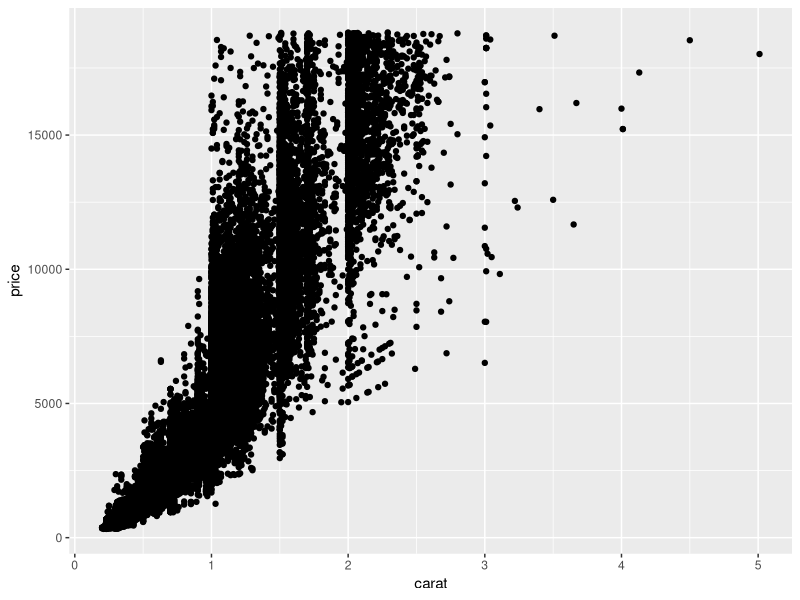
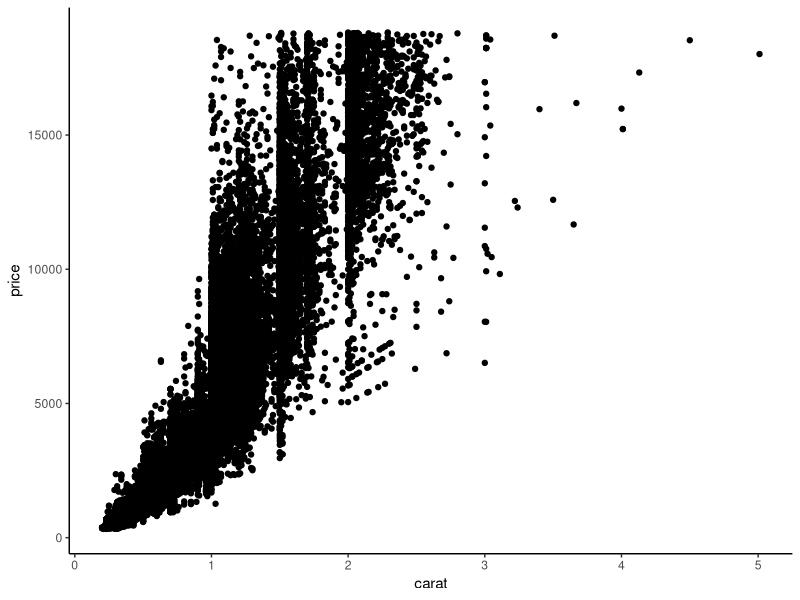
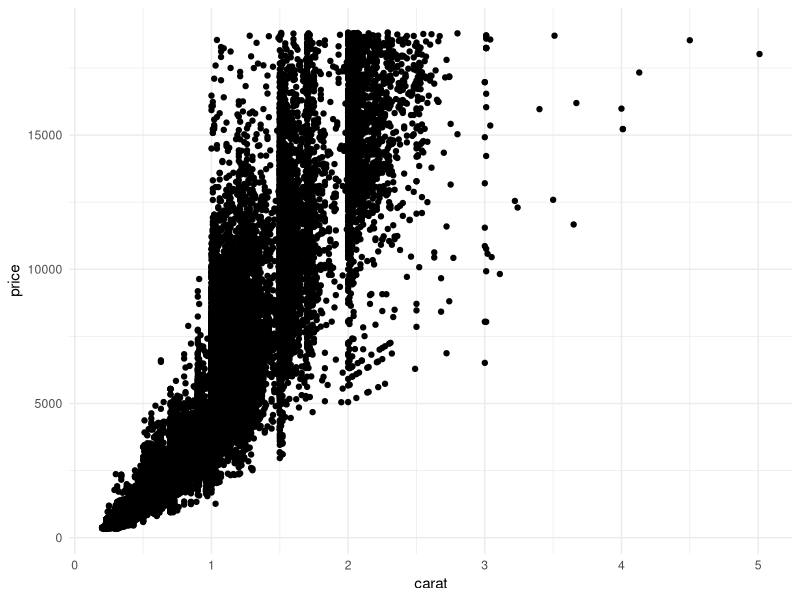
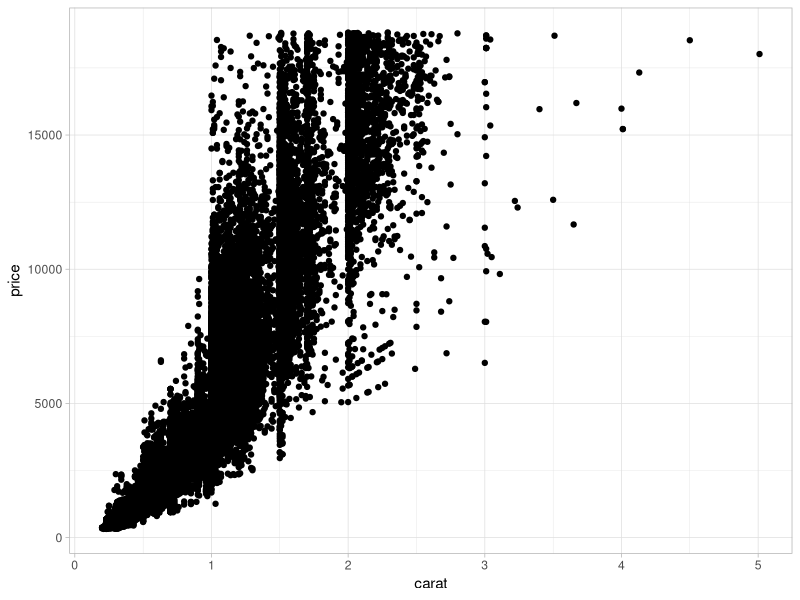
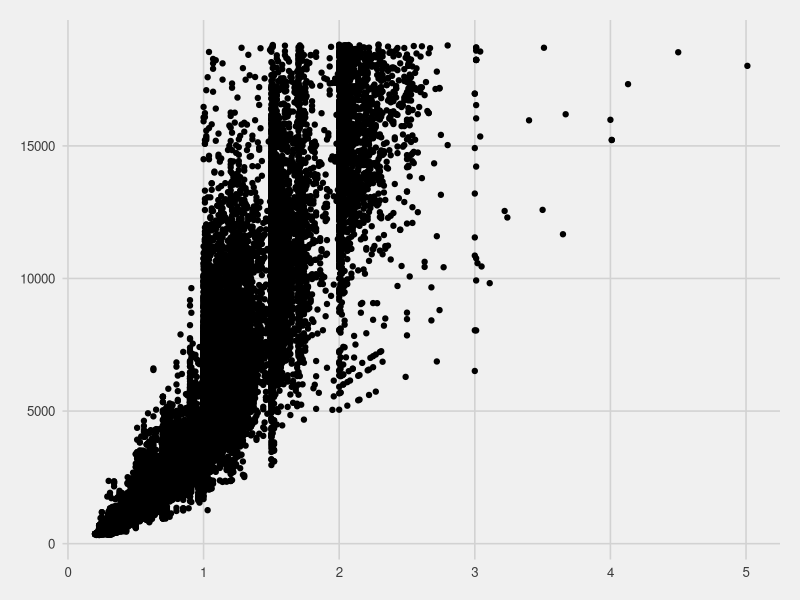
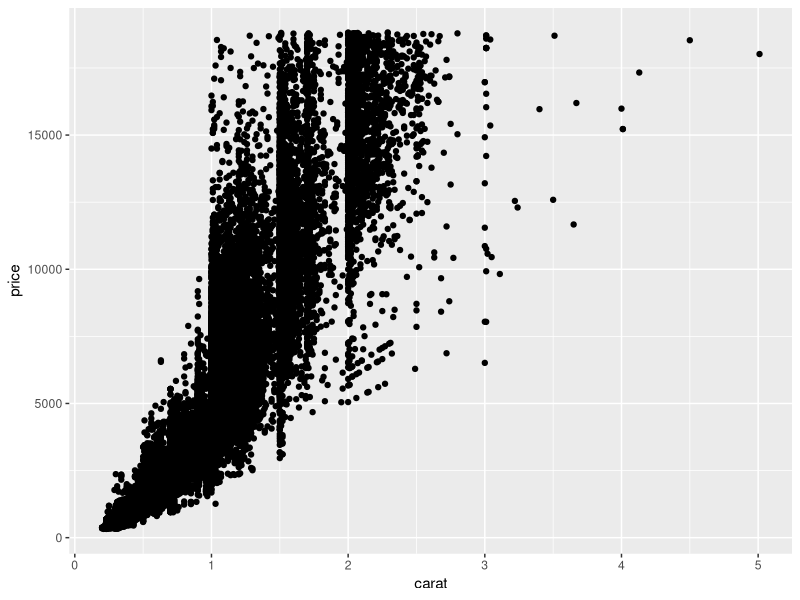
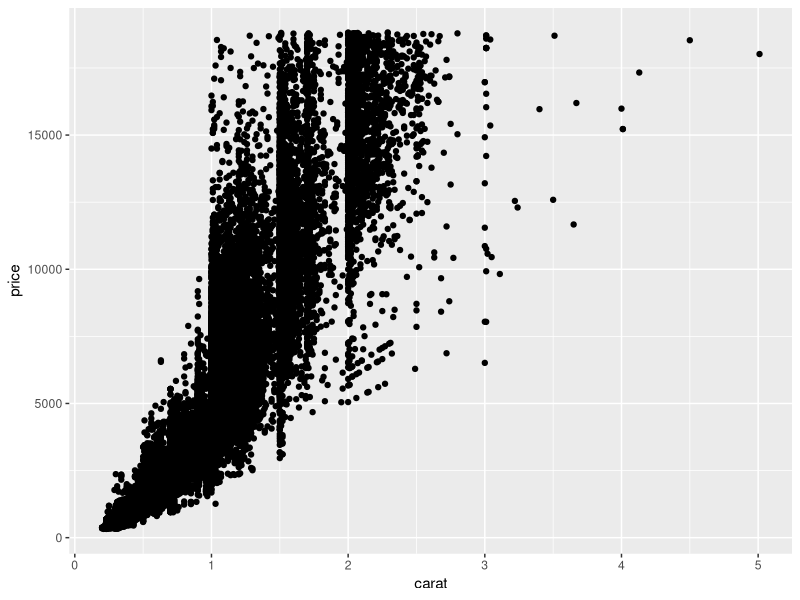
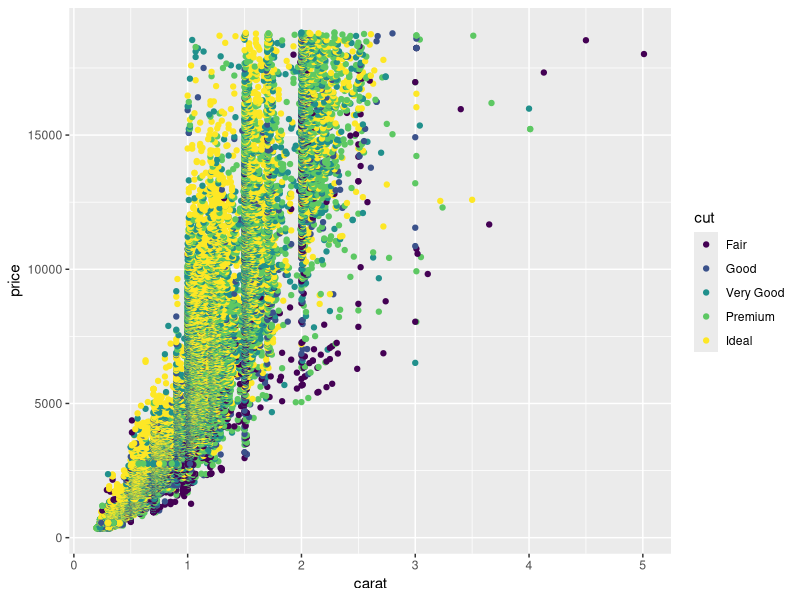

Generate these figures, in order, with R:
## ---- chunk 1
library(ggplot2)
library("ggplot2")
## ---- chunk 2
data(diamonds)
## ---- chunk 3
str(diamonds)          # The structure of the data
names(diamonds)        # Variables names, or use...
colnames(diamonds)
dim(diamonds)          # Tabular dimensions 
## ---- chunk 4
my_grob <- ggplot(diamonds, aes(x = carat, y = price)) +
  geom_point()
## ---- chunk 5
my_grob
## ---- chunk 6
my_grob +
  theme_classic()
## ---- chunk 7
my_grob +
  theme_minimal()
## ---- chunk 8
my_grob +
  theme_light()
## ---- chunk 9
library(ggthemes)
my_grob +
  theme_fivethirtyeight()
## ---- chunk 10
ggplot(data = diamonds) +
  aes(x = carat, y = price) +
  geom_point()
## ---- chunk 11
ggplot(data = diamonds, aes(x = carat, 
                            y = price)) +
  geom_point()
## ---- chunk 12
ggplot(data = diamonds, aes(x = carat, 
                            y = price,
                            color = cut)) +
  geom_point()
## ---- chunk 13
ggplot(data = diamonds, aes(x = carat, 
                            y = price)) +
  geom_point(alpha = 0.1,
             color = "tomato") +
  theme_light()
## ---- chunk 14
names(diamonds)
